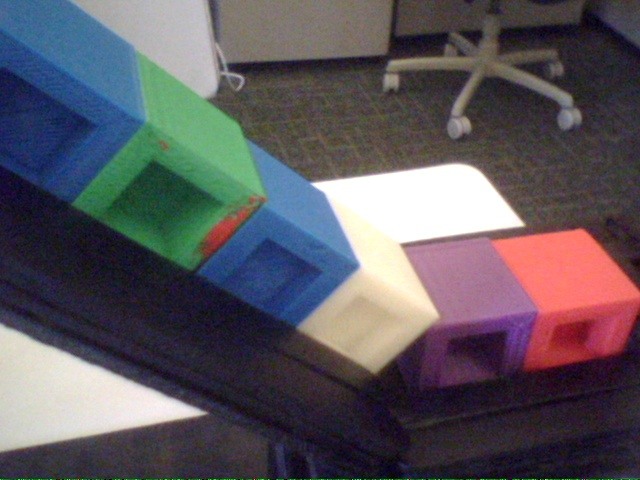
#> input picture Block Photos/Blocks.jpg, 640 x 480 px
$ python imageProcessing.py   (Python 2 division)   (older library calls are emulated)
#> lines starting #> are read from the running program, lines starting #| are printed output that depends on the picture; after the words box and inside, x2 and y2 are one past the last pixel; in counts of white or black regions, pixels touching at a corner belong together
#!/usr/bin/env python

import cv2
import numpy as np

#Color range thresholds for HSV
BLUE_MIN = np.array([110, 50, 50],np.uint8)
BLUE_MAX = np.array([130, 255, 255],np.uint8)
GREEN_MIN = np.array([50, 50, 50],np.uint8)
GREEN_MAX = np.array([70, 255, 255],np.uint8)
RED_MIN = np.array([0, 50, 50],np.uint8)
RED_MAX = np.array([10, 255, 255],np.uint8)


#Globals
blocks = []	# Holds the colors of the 6 blocks that the robot can see

def createThresholdImages(imgPath):
	# Read in the image
#> called with imgPath = 'Block Photos/Blocks.jpg'
	img = cv2.imread(imgPath)
#> img is the input picture: shape (480, 640, 3); mean B, G, R 93.7, 86.8, 91.1

	# Array to hold the HSV threshold images created below for each
	# block color
	threshImgs = []
	BLUE = cv2.cvtColor(img,cv2.COLOR_BGR2HSV)
#> BLUE: shape (480, 640, 3); mean H, S, V 92, 85.2, 108.8
	BLUE_PHOTO = cv2.inRange(BLUE, BLUE_MIN, BLUE_MAX)
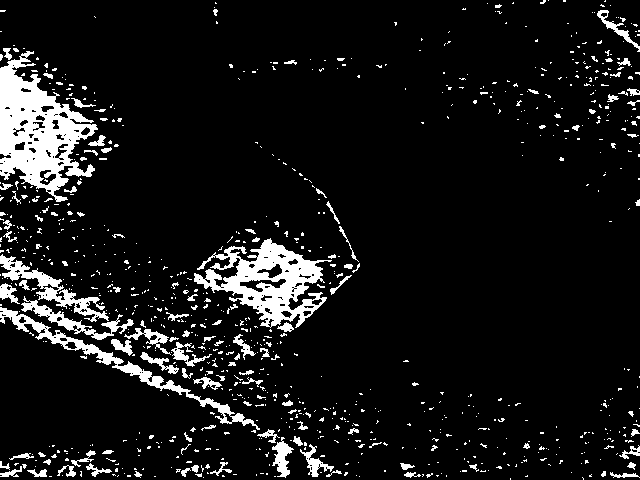
#> BLUE_PHOTO: shape (480, 640); 9% white; 889 white regions (772 under 20 px), largest, box (x1, y1, x2, y2) and area: (0, 51, 98, 202) 7009, (194, 238, 332, 328) 5115, (0, 307, 260, 430) 2303
	threshImgs.append(BLUE_PHOTO)
	cv2.imwrite('Block Photos/BlueBlocks.png', BLUE_PHOTO)

	GREEN = cv2.cvtColor(img,cv2.COLOR_BGR2HSV)
	GREEN_PHOTO = cv2.inRange(GREEN, GREEN_MIN, GREEN_MAX)
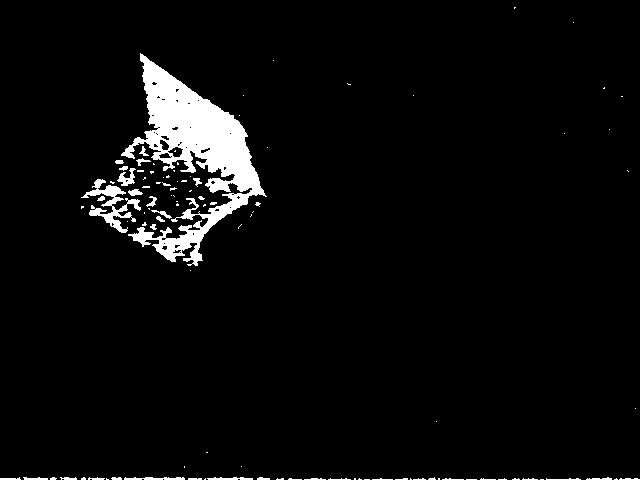
#> GREEN_PHOTO: shape (480, 640); 4.3% white; 104 white regions (73 under 20 px), largest, box (x1, y1, x2, y2) and area: (121, 53, 267, 266) 10398, (81, 179, 141, 233) 978, (117, 168, 136, 186) 161
	threshImgs.append(GREEN_PHOTO)
	cv2.imwrite('Block Photos/GreenBlocks.png', GREEN_PHOTO)

	RED = cv2.cvtColor(img,cv2.COLOR_BGR2HSV)
	RED_PHOTO = cv2.inRange(RED, RED_MIN, RED_MAX)
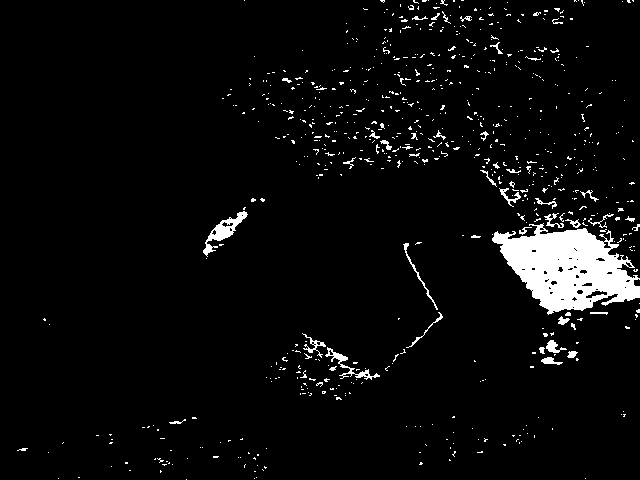
#> RED_PHOTO: shape (480, 640); 4.4% white; 716 white regions (670 under 20 px), largest, box (x1, y1, x2, y2) and area: (492, 223, 640, 315) 7793, (203, 211, 248, 257) 559, (325, 347, 380, 380) 317
	threshImgs.append(RED_PHOTO)
	cv2.imwrite('Block Photos/RedBlocks.png', RED_PHOTO)

	WHITE = cv2.imread(imgPath, cv2.CV_LOAD_IMAGE_GRAYSCALE)
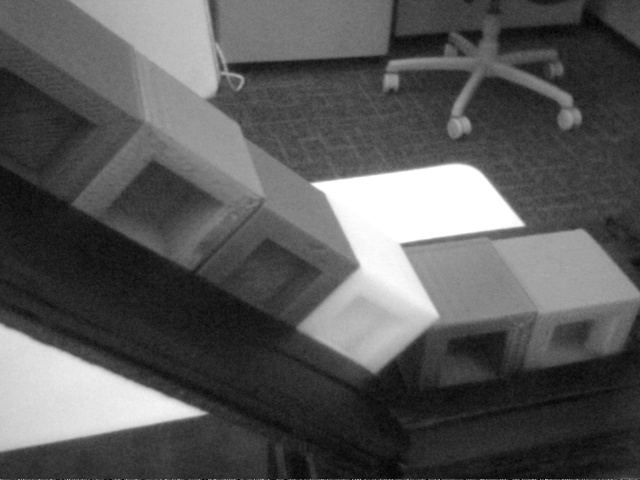
#> WHITE: shape (480, 640); min 0, max 255, mean 88.8
	(thresh, WHITE_PHOTO) = cv2.threshold(WHITE, 128, 255, cv2.THRESH_BINARY | cv2.THRESH_OTSU)
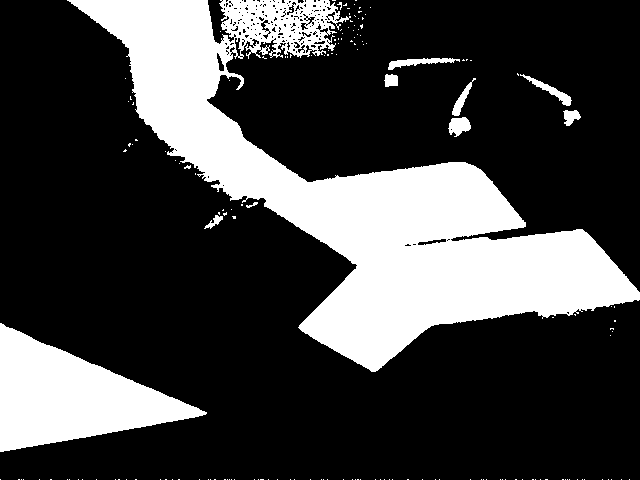
#> WHITE_PHOTO: shape (480, 640); 26.2% white; 167 white regions (157 under 20 px), largest, box (x1, y1, x2, y2) and area: (67, 0, 640, 372) 64695, (0, 323, 207, 452) 13636, (388, 58, 460, 70) 376
#> thresh = 118
	threshImgs.append(WHITE_PHOTO)
	cv2.imwrite('Block Photos/WhiteBlocks.png', WHITE_PHOTO)

	return threshImgs


def getBlockColor(startRow, endRow, startCol, endCol, threshImgs):
	# colors holds the count of white pixels which corresponds to if the block met
	# the threshold for that color
	colors = [['Blue', 0], ['Green', 0], ['Red', 0], ['White', 0]]

	# Go through the 10x10 patch of the block and increment the count of white
	# pixels for the specific color if the pixel is white
	for row in range(startRow, endRow + 1):
		for col in range(startCol, endCol+1):
			imgIndex = 0
			for threshImg in threshImgs:
				if threshImg[row, col] == 255:
					colors[imgIndex][1] = colors[imgIndex][1] + 1
				imgIndex = imgIndex + 1

	# find the blocks color by finding the color with most white pixels
	# this is just the simple alg of going through and saving the max
	blockColor = 'Black'
	blockColorTally = 0
	for color in colors:
		if color[1] > blockColorTally:
			blockColor = color[0]
			blockColorTally = color[1]

	return blockColor


def getAllBlockColors(threshImgs):
	global blocks
	# Just gets the block colors for the 6 blocks, starting from the next to
	# block to be chosen
	blocks.append(getBlockColor(145, 155, 270, 280, threshImgs))# Block 1
	blocks.append(getBlockColor(145, 155, 220, 230, threshImgs))# Block 2
	blocks.append(getBlockColor(130, 140, 170, 180, threshImgs))# Block 3
	blocks.append(getBlockColor(95, 105, 130, 140, threshImgs))	# Block 4
	blocks.append(getBlockColor(65, 75, 80, 90, threshImgs))	# Block 5
	blocks.append(getBlockColor(20, 30, 5, 15, threshImgs))		# Block 6

def processBlocks():
	# This function deletes everything including & after the first 'Black' block
	global blocks
	seenBlack = False
	index = 0
	for block in blocks:
		if block == 'Black':
			seenBlack = True
			break
		index = index + 1

	if seenBlack:
		 blocks = blocks[0:index]


if __name__ == "__main__":
	# Remember getBlockColor(startY, EndY, startX, EndX)
	threshImgs = createThresholdImages("Block Photos/Blocks.jpg")
#> threshImgs = 4 items
	getAllBlockColors(threshImgs)
	print blocks
#| ['Blue', 'Green', 'Green', 'White', 'Black', 'Black']
	processBlocks()
#> the loop in processBlocks, `for block in blocks:` made 5 passes
#> (block, seenBlack) on pass 5: ('Black', True)
#> after the loop in processBlocks, `for block in blocks:`: index = 4
#> in processBlocks, `blocks = blocks[0:index]`: blocks = ['Blue', 'Green', 'Green', 'White']
	print blocks
#| ['Blue', 'Green', 'Green', 'White']
